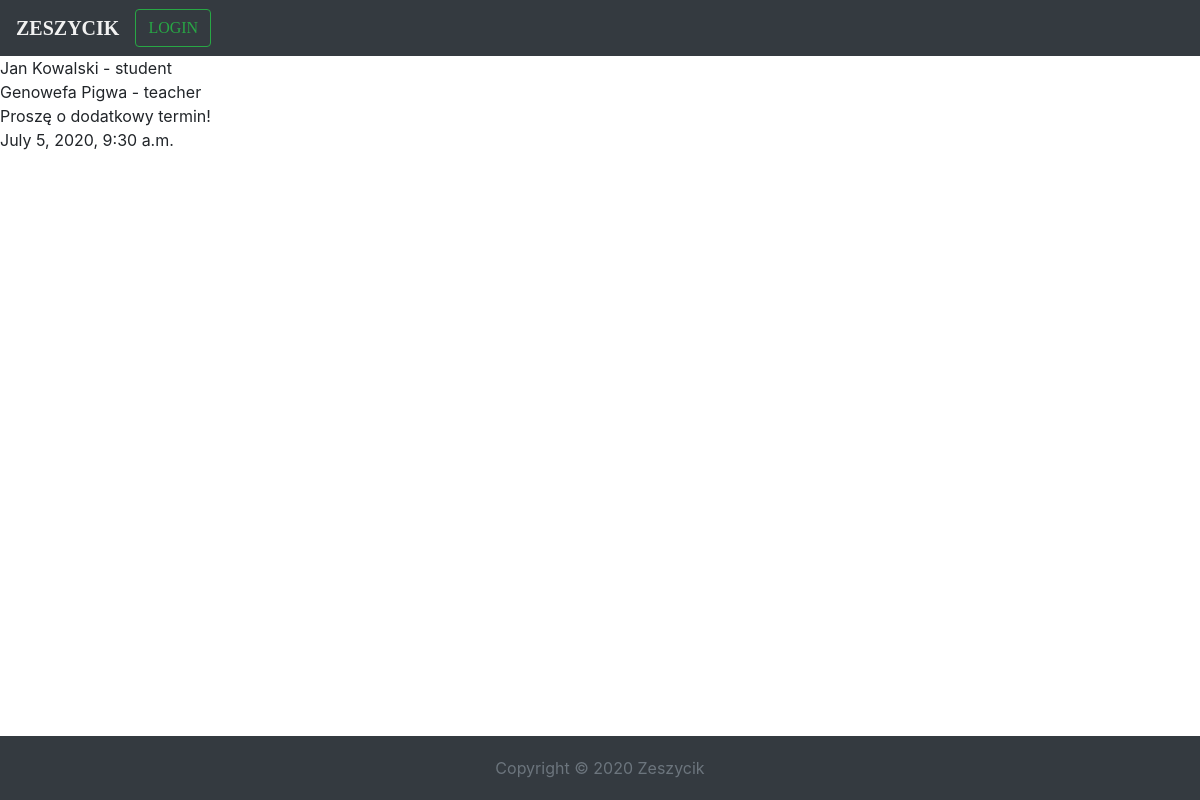
/message/detail/1, run on the app's committed database.
### school/models.py (models this page shows, shortened)
class Message(models.Model):
    author = models.ForeignKey(SchoolUser, on_delete=models.DO_NOTHING, related_name='author')
    target = models.ForeignKey(SchoolUser, on_delete=models.DO_NOTHING, related_name='target')
    text = models.TextField()
    created = models.DateTimeField(default=timezone.now)

class SchoolUser(models.Model):
    USERS_KIND = [
        ('administrator', 'Dyrektor'),
        ('teacher', 'Nauczyciel'),
        ('student', 'Uczeń')
    ]
    user = models.OneToOneField(User, on_delete=models.CASCADE, null=True, blank=True)
    permissions = models.CharField(choices=USERS_KIND, max_length=15)
    grades = models.CharField(max_length=150)
    def __str__(self):
        return f'{self.user.first_name} {self.user.last_name} - {self.permissions}'

### school/views.py (the view)
# urls.py: path('message/detail/<pk>', MessageDetailView.as_view(), name='message_detail'),
class MessageDetailView(DetailView):
    template_name = 'message_detail.html'
    model = Message
    context_object_name = 'message'

### school/templates/message_detail.html
{% extends 'base.html' %}
{% load static %}
{% block content %}
    {{ message.author }}<br>
    {{ message.target }}<br>
    {{ message.text }}<br>
    {{ message.created }}<br>
{% endblock content %}

### static/css/index.css (style rules this page uses)
body { margin-top: 70px; background-attachment: fixed; background-size: 100%; font-size: 16px; }

### data on the page
Message: author "Jan Kowalski - student", target "Genowefa Pigwa - teacher", text "Proszę o dodatkowy termin!", created "July 5, 2020, 9:30 a.m."
